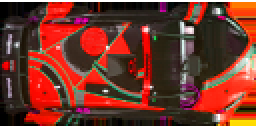
#> input picture xycar_sim_drive/image/car.png, 128 x 64 px (shown 2 times larger)
$ python -i line_drive.py   (imports and definitions only)
#> lines starting #> are read from the running program, lines starting #| are printed output that depends on the picture
#> further down, picture is the input picture: shape (64, 128, 3); mean B, G, R 43.3, 55.6, 118.6
#!/usr/bin/env python
# -*- coding: utf-8 -*-

import rospy
import numpy as np
import cv2, random, math, time
import matplotlib.pyplot as plt

Width = 640
Height = 480
Offset = 330

# draw rectangle
# [36 lines left out: functions draw_rectangle, make_coordinates, not called in this run]

def average_slope_intercept(image, lines):
    left_fit = []
    right_fit = []
    for line in lines :
        x1, y1, x2, y2 = line.reshape(4)
        parameters = np.polyfit((x1, x2), (y1,y2), 1)
        slope = parameters[0]
        y_intercept = parameters[1]
        x_intercept = -y_intercept/slope
        if slope < -0.31 and slope > -0.75:
            left_fit.append((slope, y_intercept, x_intercept))
        elif slope > 0.31 and slope < 0.75:
            right_fit.append((slope, y_intercept, x_intercept))
    if left_fit == []:
        left_fit_average = np.array([0, 0, 0])
    else:
        left_fit_average = np.average(left_fit, axis = 0)
    if right_fit == []:
        right_fit_average = np.array([0, 0, Width])
    else:
        right_fit_average = np.average(right_fit, axis = 0)


    return np.array([left_fit_average, right_fit_average])

# [4 lines left out: function get_line, not called in this run]


def canny(image):
    gray = cv2.cvtColor(image, cv2.COLOR_BGR2GRAY) #흑백으로
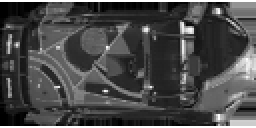
#> gray: shape (64, 128) (shown 2 times larger); min 0, max 255, mean 73.1
    blur = cv2.GaussianBlur(gray, (5, 5), 0) #블러처리
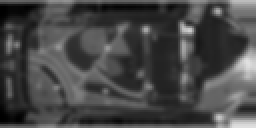
#> blur: shape (64, 128) (shown 2 times larger); min 0, max 224, mean 71
    canny = cv2.Canny(blur, 50, 150)
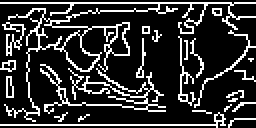
#> canny: shape (64, 128) (shown 2 times larger); 19.5% white in thin lines or dots
    return canny

def region_of_interest(image):
    global Height
    wide = image.shape[1]
#> wide = 128
    polygons = np.array([
    [(0, Height), (0, 350), (170, 300), (250, 300), (140, Height), (560, Height),(420, 300), (560, 300), (Width, 350), (Width, Height)]
    ])
    mask = np.zeros_like(image)
    cv2.fillPoly(mask, polygons, 255)
#> mask: shape (64, 128); every value is 0
    masked_image = cv2.bitwise_and(image, mask)
    return masked_image

# [7 lines left out: function display_lines, not called in this run]

def process_image(frame):
    global Offset

    lane_image = np.copy(frame) #image 카피
    canny_image = canny(lane_image)
    cropped_image = region_of_interest(canny_image)
    lines = cv2.HoughLinesP(cropped_image, 2, np.pi/180, 100, np.array([]), minLineLength=40, maxLineGap=5)
#> lines = None
    fit_average_lines = average_slope_intercept(lane_image, lines)
    averaged_lines = get_line(fit_average_lines)
    line_image = display_lines(lane_image, averaged_lines)
    frame = cv2.addWeighted(lane_image, 0.8, line_image, 1, 1)
    cv2.imshow("re", cropped_image)
    cv2.imshow('check', frame) #중간중간 이미지 확인
    cv2.waitKey(1)

    left_slope, left_y_intercept, left_x_intercept = fit_average_lines[0]
    right_slope, right_y_intercept, right_x_intercept = fit_average_lines[1]
    if left_slope != 0:
        lpos = int(((Offset + 20) - left_y_intercept)/left_slope)
    else:
        lpos = int(left_x_intercept)
    if right_slope != 0:
        rpos = int(((Offset + 20) - right_y_intercept)/right_slope)
    else:
        rpos = int(right_x_intercept)
        #lpos, rpos = 100, 500
    frame = draw_rectangle(frame, lpos, rpos, offset=Offset)
    #print(left_slope)
    return (lpos, rpos), frame, [left_slope, right_slope]
# 여기까지 건들면 될듯

# [24 lines left out: function draw_steer, not called in this run]

# You are to publish "steer_anlge" following load lanes
# [13 lines not run here, left out]

>>> import cv2
>>> picture = cv2.imread('../../xycar_sim_drive/image/car.png')
#> (the run stopped early here; a loop or call above may not have finished)
